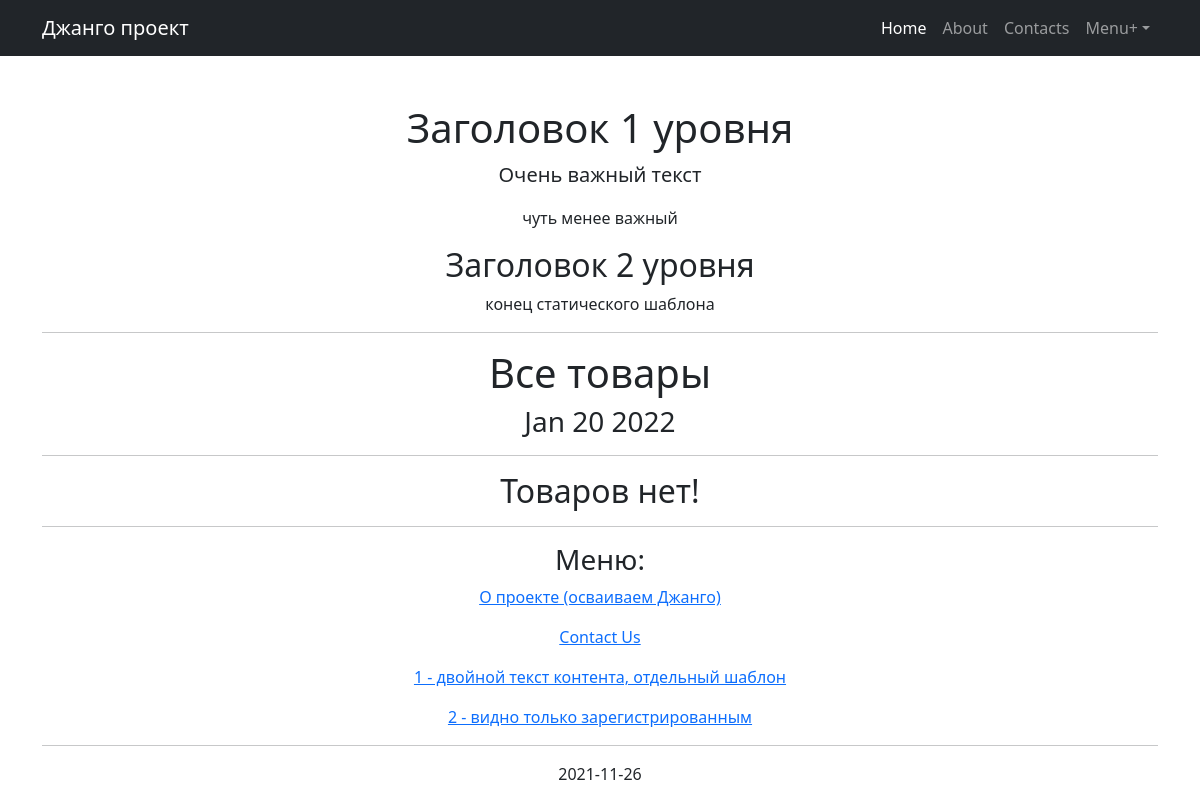
/products/, run on an earlier commit of the app's database.
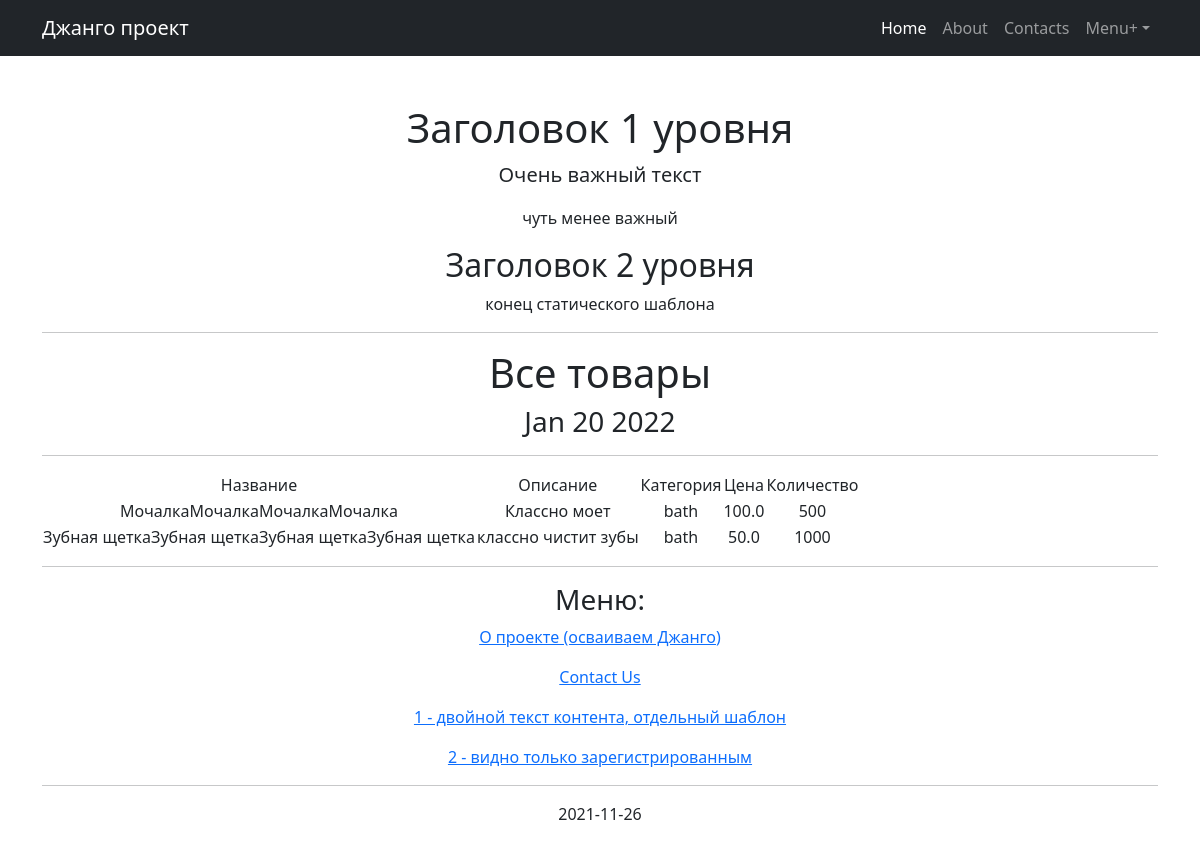
And on a later commit of the database.
### simpleapp/models.py (models this page shows, shortened)
class Product(models.Model):
    name = models.CharField(
        max_length=50,
        unique=True,  # названия товаров не должны повторяться
    )
    description = models.TextField()
    quantity = models.IntegerField(
        validators=[MinValueValidator(0)],
    )
    category = models.ForeignKey(
        to='Category',
        on_delete=models.CASCADE,
        related_name='products',  # все продукты в категории будут доступны через поле products
    )
    price = models.FloatField(
        validators=[MinValueValidator(0.0)],
    )

class Category(models.Model):
    name = models.CharField(max_length=100, unique=True)  # названия категорий тоже не должны повторяться

### simpleapp/views.py (the view)
# urls.py: path('', ProductsList.as_view()),
class ProductsList(ListView):
    model = Product  # указываем модель, объекты которой мы будем выводить
    template_name = 'products.html'  # указываем имя шаблона, в котором будет лежать HTML, в котором будут все инструкции о том, как именно пользователю должны вывестись наши объекты
    context_object_name = 'products'  # это имя списка, в котором будут лежать все объекты, его надо указать, чтобы обратиться к самому списку объектов через HTML-шаблон
    queryset = Product.objects.order_by('-id')
    def get_context_data(self, **kwargs):
        context = super().get_context_data(**kwargs)
        context['time_now'] = datetime.utcnow()  # добавим переменную текущей даты time_now
        context[
            'value1'] = None  # добавим ещё одну пустую переменную, чтобы на её примере посмотреть работу другого фильтра
        return context

### simpleapp/templatetags/my_filters.py (called while the page is built)
@register.filter(name='multiply')
def multiply(value, arg):
    if isinstance(value, str) and isinstance(arg, int):  # проверяем, что value — это точно строка, а arg — точно число, чтобы не возникло курьёзов
        return str(value) * arg
    else:
        raise ValueError(f'Нельзя умножить {type(value)} на {type(arg)}')  #  в случае, если кто-то неправильно воспользовался нашим тегом, выводим ошибку

### templates/products.html (shortened to what this page needs)
{% extends 'flatpages/default.html' %}
{% load my_filters %}
{% block content %}
    <h1>Все товары</h1>
    <h3>{{ time_now|date:'M d Y' }}</h3>
    <hr>
    {% if products %}
        <table>
            <tr>
                <td>
                    Название
                </td>
                <td>
                    Описание
                </td>
                <td>
                    Категория
                </td>
                <td>
                    Цена
                </td>
                <td>
                    Количество
                </td>
            </tr>
        {% for product in products %}
            <tr>
                <td>
                    {{ product.name|multiply:4 }}
                </td>
                <td>
                    {{ product.description|truncatewords:4 }}
                </td>
                <td>
                    {{ product.category.name }}
                </td>
                <td>
                    {{ product.price }}
                </td>
                <td>
                    {{ product.quantity }}
                </td>
            </tr>
        {% endfor %}
        </table>
    {% else %}
        <h2>Товаров нет!</h2>
    {% endif %}
{% endblock content %}

### templates/flatpages/default.html (shortened to what this page needs)
<!DOCTYPE html>
<html lang="en">
    <head>
         {% load static %}
        <link href="{% static 'css/styles.css' %}" rel="stylesheet" />
    </head>
    <body>
        <nav class="navbar navbar-expand-lg navbar-dark bg-dark">
            <div class="container">
                <a class="navbar-brand" href="/">Джанго проект</a>
                <div class="collapse navbar-collapse" id="navbarSupportedContent">
                    <ul class="navbar-nav ms-auto mb-2 mb-lg-0">
                        <li class="nav-item"><a class="nav-link active" aria-current="page" href="/">Home</a></li>
                        <li class="nav-item"><a class="nav-link" href="/about/">About</a></li>
                        <li class="nav-item"><a class="nav-link" href="/contact/">Contacts</a></li>
                        <li class="nav-item dropdown">
                            <a class="nav-link dropdown-toggle" id="navbarDropdown" href="#" role="button" data-bs-toggle="dropdown" aria-expanded="false">Menu+</a>
                        </li>
                    </ul>
                </div>
            </div>
        </nav>
        <div class="container">
            <div class="text-center mt-5">
                <h1>Заголовок 1 уровня</h1>
                <p class="lead">Очень важный текст</p>
                <p>чуть менее важный</p>
                <h2>Заголовок 2 уровня</h2>
                <p>конец статического шаблона</p>
                <hr>
    {% block content %}{% endblock content %}
<hr>
<h3>Меню:</h3>
<p><a href="/about/">О проекте (осваиваем Джанго)</a></p>
<p><a href="/contact/">Contact Us</a></p>
<p><a href="/1/">1 - двойной текст контента, отдельный шаблон</a></p>
<p><a href="/2/">2 - видно только зарегистрированным</a></p>
<hr />
<p>2021-11-26</p>
            </div>
        </div>
    </body>
</html>

What changed in the data, as far as the page shows it:
added Product: name|multiply "МочалкаМочалкаМочалкаМочалка", description "Классно моет", category.name "bath", price "100.0", quantity "500"
added Product: name|multiply "Зубная щеткаЗубная щеткаЗубная щеткаЗубная щетка", description "классно чистит зубы", category.name "bath", price "50.0", quantity "1000"
Also different on the page:
text no longer shown: "Товаров нет!"
text now shown: "Название Описание Категория Цена Количество"
